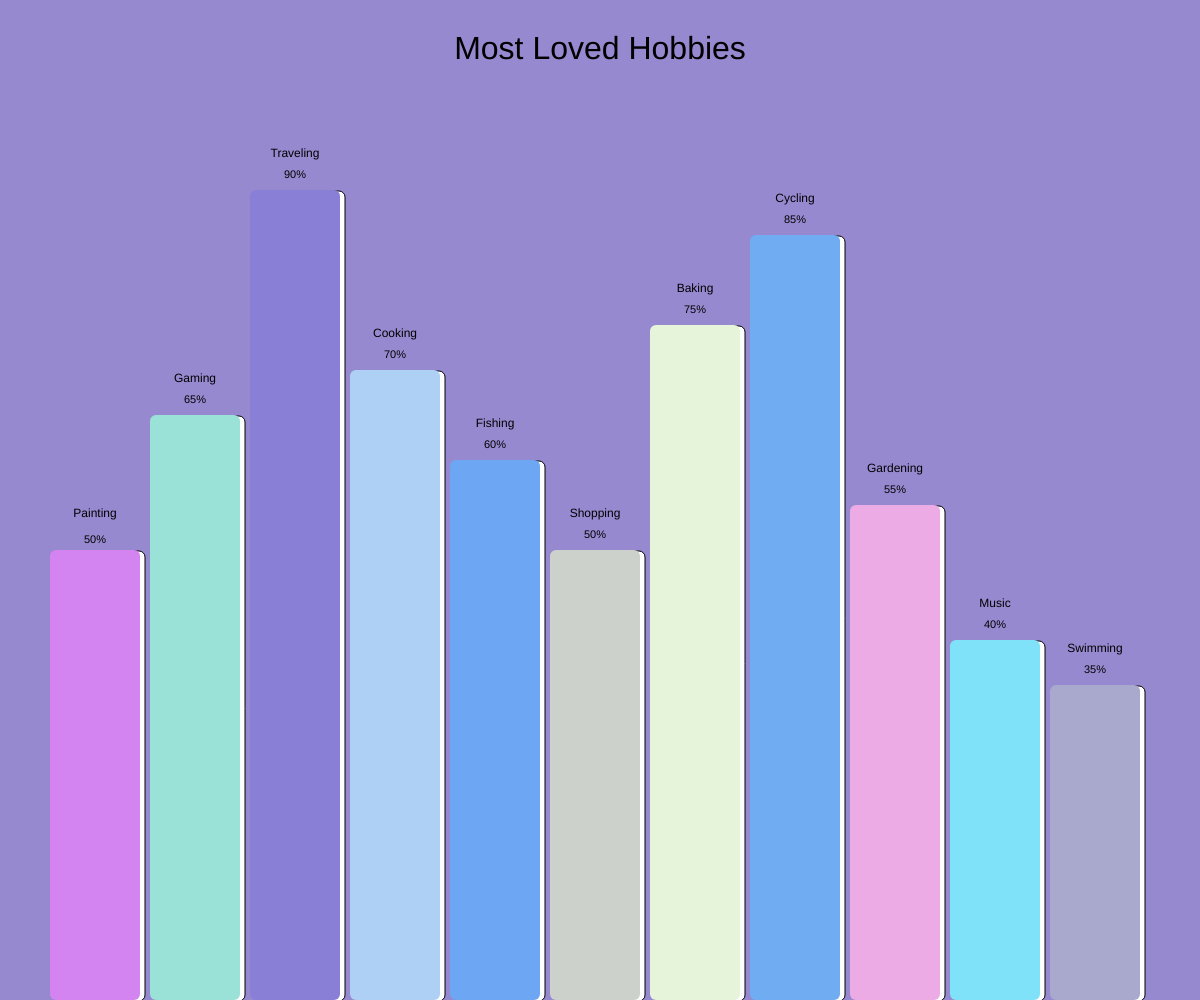
Frame 1 (no input)
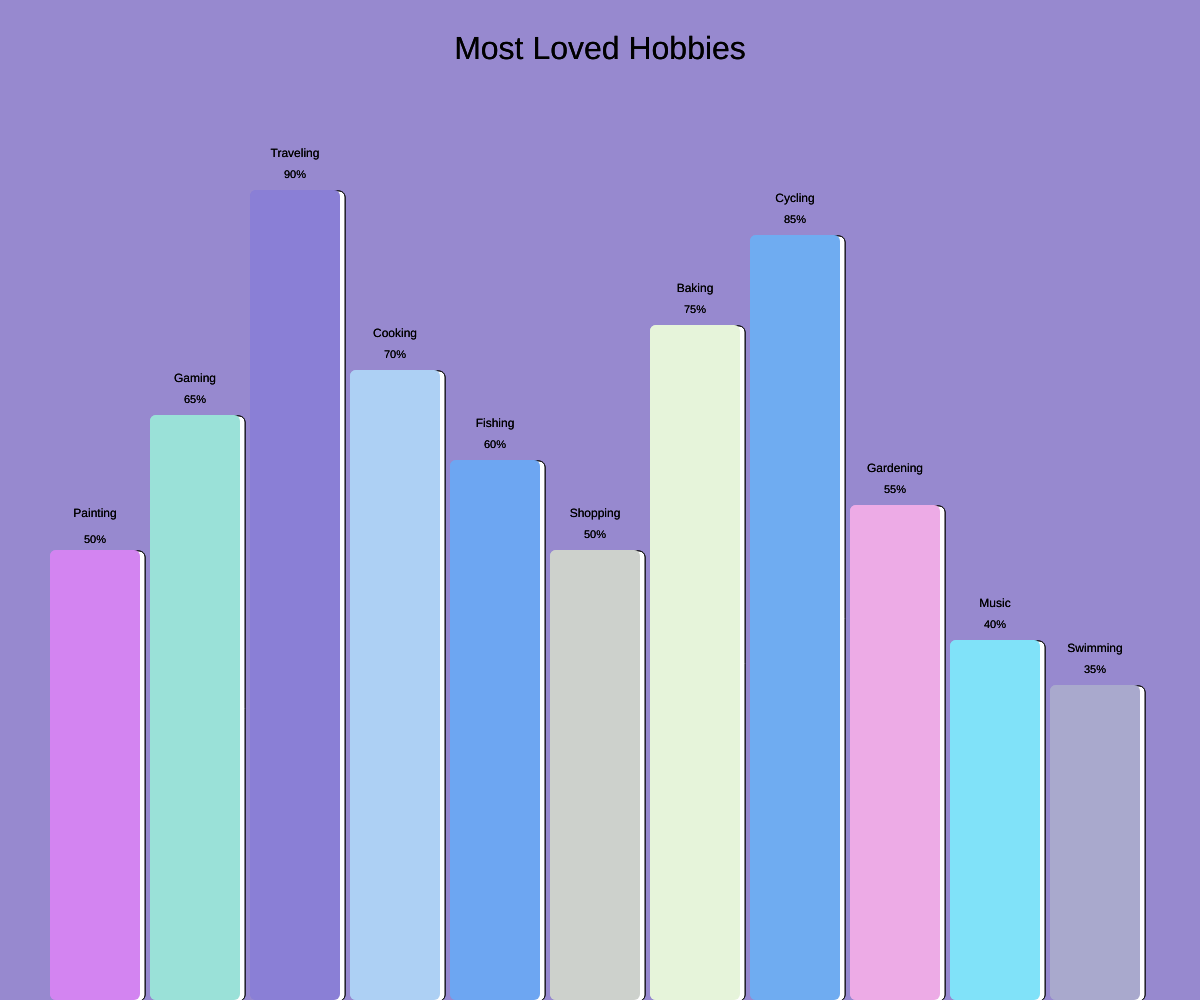
Frame 2 (the mouse pressed at the canvas centre, redrawn once)

The p5.js sketch that drew these frames (run headless with seeded random() and noise() and a simulated clock; the mouse was pressed at the canvas centre and the sketch redrawn once):

// p5.js sketch
// ── sketch.js
let hobbies = ["Painting", "Gaming", "Traveling", "Cooking", "Fishing", "Shopping", "Baking", "Cycling", "Gardening", "Music", "Swimming",];
let values = [50, 65, 90, 70, 60, 50, 75, 85, 55, 40, 35];
let barColors = [];

function setup() {
  createCanvas(windowWidth, windowHeight);
  background('#9789CF');
  generatePastelColors();
}

function draw() {
  drawBarChart();
  noLoop(); 
}

function generatePastelColors() {
  for (let i = 0; i < hobbies.length; i++) {
    let r = random(100, 255);
    let g = random(100, 255);
    let b = random(200, 255);
    barColors.push(color(r, g, b));
  }
}

function drawBarChart() {
  let barWidth = (width - 100) / hobbies.length - 10;
  let startX = 50;
  let startY = height;
  let cornerRadius = 6;

  // Title
  fill(0);
  textAlign(CENTER, CENTER);
  textSize(32);
  text("Most Loved Hobbies", width / 2, 50);

  for (let i = 0; i < hobbies.length; i++) {
    let barHeight = map(values[i], 0, 100, 0, height - 100);

    // Shadow
    fill(340);
    stroke(1);
    rect(startX + i * (barWidth + 10) + 5, startY - barHeight + 1, barWidth, barHeight, cornerRadius);

    // Bar
    noStroke();
    fill(barColors[i]);
    rect(startX + i * (barWidth + 10), startY - barHeight, barWidth, barHeight, cornerRadius);

    // Value label
    textSize(11);
    textAlign(CENTER);
    fill(0);
    text(values[i] + "%", startX + i * (barWidth + 10) + barWidth / 2, startY - barHeight - 10);

    // Hobby label
    textSize(12);
    textAlign(CENTER, BOTTOM);
    fill(0);
    text(hobbies[i], startX + i * (barWidth + 10) + barWidth / 2, startY - barHeight - 30);
  }
}
